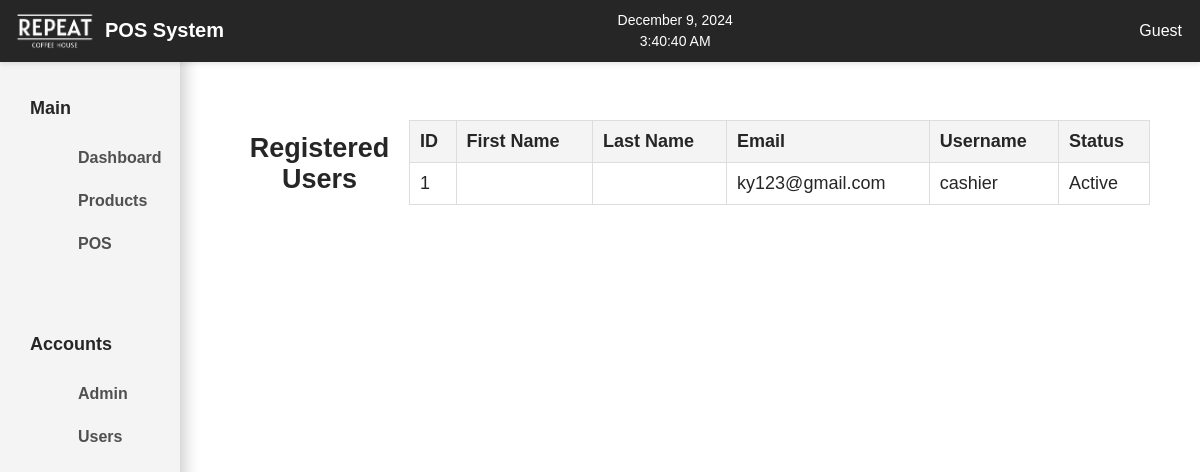
The app's page /view_users.php with its own data.
### tables this page shows
CREATE TABLE `usertbl` (
  `id` int(11) NOT NULL,
  `firstname` varchar(100) NOT NULL,
  `lastname` varchar(100) NOT NULL,
  `email` varchar(255) NOT NULL,
  `username` varchar(100) NOT NULL,
  `password` varchar(255) NOT NULL,
  `isActive` tinyint(1) NOT NULL DEFAULT 1,
  `isAdmin` tinyint(1) NOT NULL DEFAULT 0
);

### view_users.php (the view, shortened to what this page needs)
<?php
$conn = new mysqli('sql.freedb.tech', 'freedb_etheria2024', 'EXH$fvdNh78zv*J', 'freedb_rch_db');
$query = "SELECT id, firstname, lastname, email, username, isActive FROM usertbl";
$result = $conn->query($query);
?>
<!DOCTYPE html>
<html lang="en">
<head>
    <link rel="stylesheet" href="styles.css">
</head>
<body>
    <?php include 'header.php'; ?>
    <?php include 'navbar.php'; ?>
    <?php include 'sidebar.php'; ?>
    <div class="dashboard-grid">
        <div class="db-content">
            <h2>Registered Users</h2>
            <table border="1">
                <thead>
                    <tr>
                        <th>ID</th>
                        <th>First Name</th>
                        <th>Last Name</th>
                        <th>Email</th>
                        <th>Username</th>
                        <th>Status</th>
                    </tr>
                </thead>
                <tbody>
                    <?php
                    if ($result->num_rows > 0) {
                        while ($row = $result->fetch_assoc()) {
                            echo "<tr>
                                <td>{$row['id']}</td>
                                <td>{$row['firstname']}</td>
                                <td>{$row['lastname']}</td>
                                <td>{$row['email']}</td>
                                <td>{$row['username']}</td>
                                <td>" . ($row['isActive'] ? 'Active' : 'Inactive') . "</td>
                            </tr>";
                        }
                    } else {
                        echo "<tr><td colspan='6'>No users found</td></tr>";
                    }
                    ?>
                </tbody>
            </table>
        </div>
    </div>
    <?php include 'footer.php'; ?>
</body>
</html>

### styles.css (style rules this page uses)
body { margin: 0; padding: 0; font-family: Arial, sans-serif; background-color: #fff; height: 100vh; overflow: hidden; }
.dashboard-grid:nth-child(2) { grid-column: 2 / 3; height: auto; overflow-y: auto; padding: 50px; }
.dashboard-grid { color: #262626; font-size: 18px; font-weight: 500; text-align: left; }
.db-content { margin-top: 50px; display: flex; justify-content: center; align-items: center; }
table { width: 100%; border-collapse: collapse; margin: 20px 0; }
table, th, td { border: 1px solid #ddd; }
th, td { padding: 10px; text-align: left; }
th { background-color: #f4f4f4; }
h2 { text-align: center; margin-bottom: 20px; }

### records on screen
usertbl: id "1", email "ky123@gmail.com", username "cashier", isActive "Active"
